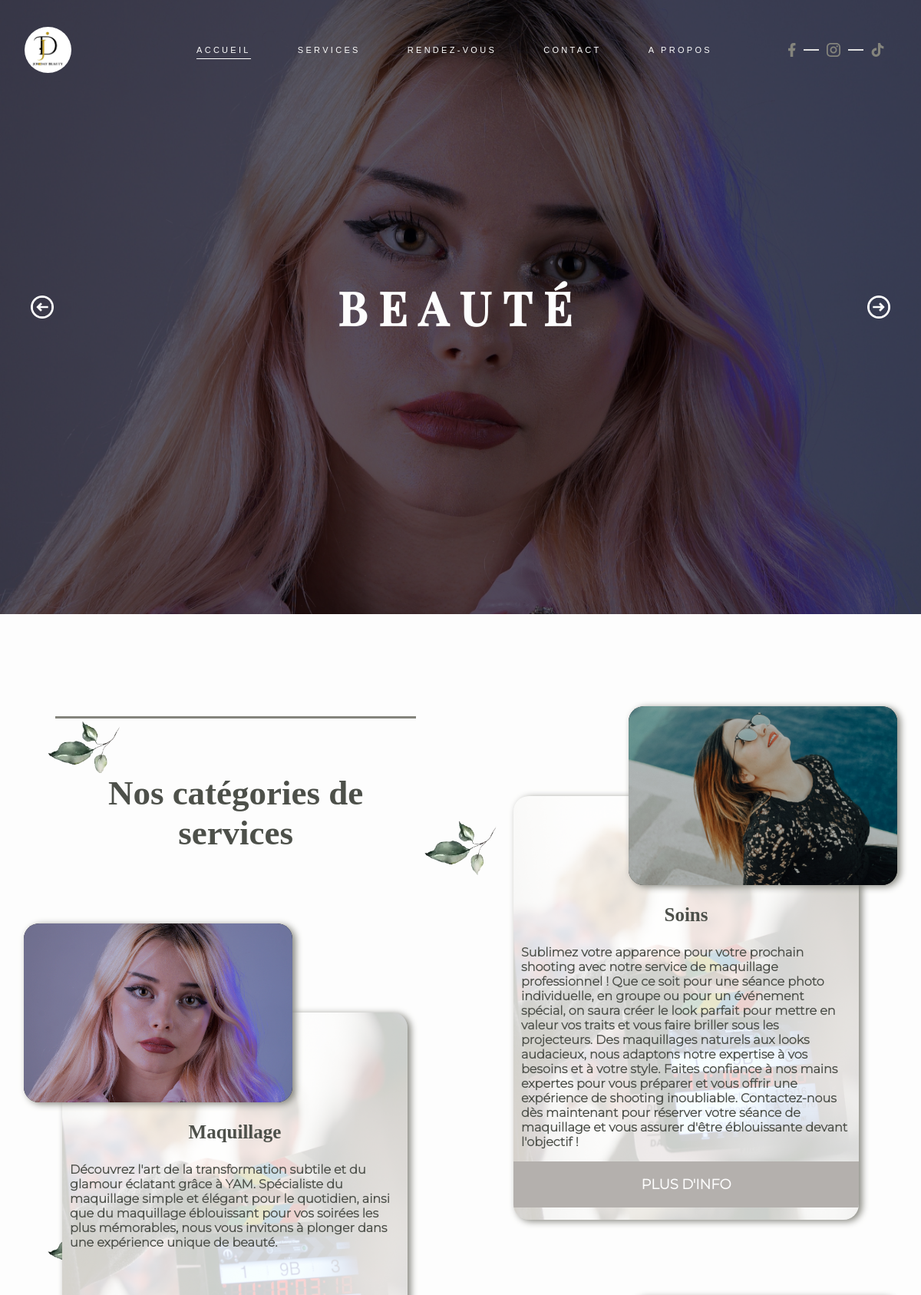
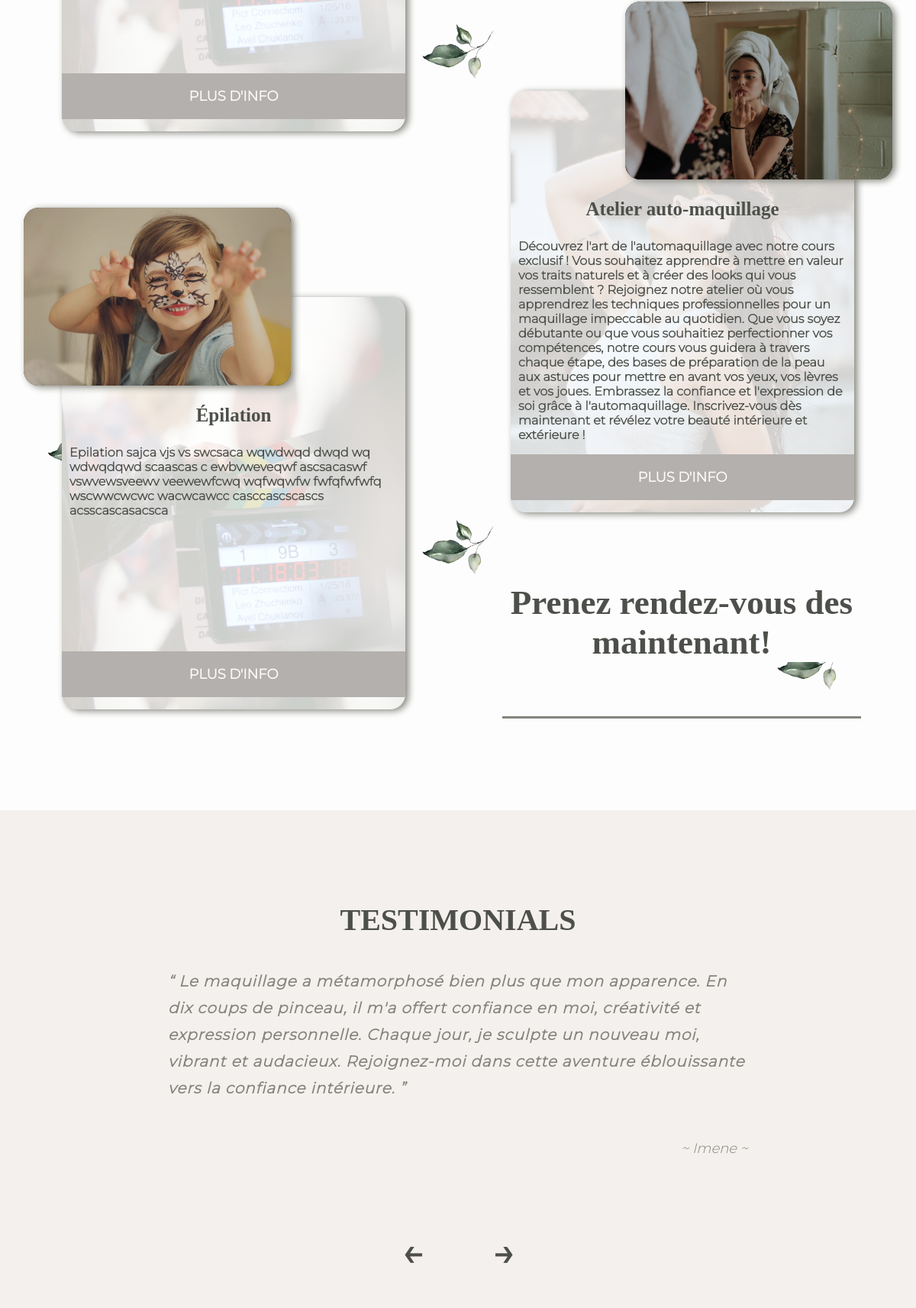
The page / (upper part) on the database its author committed (2 pictures, top to bottom).
### landing/models.py (models this page shows, shortened)
class HomeCarousel(models.Model):
    text = models.CharField(max_length=64)
    image = models.CharField(max_length=64)
    order = models.IntegerField(unique=True)

class About(models.Model):
    nom = models.CharField(max_length=64)
    numero = models.CharField(max_length=64)
    email = models.CharField(max_length=64)
    nom_insta = models.CharField(max_length=64)
    lien_insta = models.CharField(max_length=64)
    nom_facebook = models.CharField(max_length=64)
    lien_facebook = models.CharField(max_length=64)
    nom_tiktok = models.CharField(max_length=64)
    lien_tiktok = models.CharField(max_length=64)
    image = models.CharField(max_length=64)
    pourquoi_moi_image = models.CharField(max_length=64)
    quote = models.TextField()
    order = models.IntegerField(unique=True)

class Categorie(models.Model):
    nom = models.CharField(max_length=64)
    image = models.CharField(max_length=64)
    background_image = models.CharField(max_length=64)
    description = models.TextField()
    order_on_home = models.IntegerField(unique=True)

class Temoignage(models.Model):
    nom = models.CharField(max_length=64)
    message = models.TextField()
    order = models.IntegerField(unique=True)

### landing/views.py (the view, shortened to what this page needs)
# urls.py: 2. Add a URL to urlpatterns:  path('', views.home, name='home')
def home(request):
    about = About.objects.all().order_by('order')
    about = about[0]
    carousel = HomeCarousel.objects.all().order_by('order')[:3]
    for element in carousel:
        element.image = 'img/' + element.image
    categories_all = Categorie.objects.all().order_by('order_on_home')
    for categorie in categories_all:
        categorie.service = categorie.services.all()
        categorie.image = 'img/' + categorie.image
        categorie.background_image = 'img/' + categorie.background_image
    length = len(categories_all)
    len1 = round(length / 2)
    class categorie_class():
        def __init__(self):
            self.categories = []
            self.length = 0
    left = categorie_class()
    for i in range(len1):
        left.categories.append(categories_all[i])
        left.categories[i].order = i + 1
    left.length = len(left.categories)
    right = categorie_class()
    for i in range(len1, length):
        j = i - len1
        right.categories.append(categories_all[i])
        right.categories[j].order = j + 1
    right.length = len(right.categories)
    testimonials = Temoignage.objects.all().order_by('order')[:3]
    return render(request, 'landing/home.html', {
        'carousel' : carousel,
        'left': left,
        'right': right,
        'testimonials' : testimonials,
        'about' : about,
        'home' : True
    })

### landing/templates/landing/home.html (shortened to what this page needs)
{% extends 'landing/layout.html' %}
{% block head %}
    {% load static %}
    <link rel="stylesheet" href="{% static 'css/home.css' %}">
{% endblock %}
{% block before_nav %}
    <div id="bg-home">
        {% for element in carousel %}
            <img src="{% static element.image %}">
        {% endfor %}
    </div>
{% endblock %}
{% block body %}
    <main>
        <header class="carousel">
            <img src="{% static 'img/go_back.png' %}" id="precedent">
            {% for element in carousel %}
                {% if element.order == 1 %}
                    <h1 class="title" style="display: block; opacity: 1;">{{ element.text }}</h1>
                {% else %}
                    <h1 class="title">{{ element.text }}</h1>
                {% endif %}
            {% endfor %}
            <img src="{% static 'img/go_forth.png' %}" id="suivant">
        </header>
        <div id="services-container">
            <div id="services">
                <div class="services-part mb-100_mb">
                    <div class="services-title ml-auto mb-20" style="border-top: solid 3px var(--grey);">
                        <h1>Nos catégories de services</h1>
                    </div>
                    {% for categorie in left.categories %}
                        {% if categorie.order == 1 %}
                            <article class="service mt-0">
                        {% elif categorie.order == left.length %}
                            <article class="service mb-0">
                        {% else %}
                            <article class="service">
                        {% endif %}
                            <div class="service-title-container">
                                <div class="service-title">
                                    <div class="service-title-image">
                                        <img src="{% static categorie.image %}" alt="">
                                    </div>
                                </div>
                            </div>
                            <div class="service-info">
                                <img src="{% static categorie.background_image %}" alt="">
                                <div class="service-info-text">
                                    <h3>{{ categorie.nom }}</h3>
                                    <p>
                                        {{ categorie.description | safe }}
                                    </p>
                                </div>
                                <div class="service-info-button" id="{{ categorie.id }}"
                                onclick="window.location.pathname = '/categories/' + this.id">
                                    <p>PLUS D'INFO</p>
                                </div>
                            </div>
                        </article>
                    {% endfor %}
                </div>
                <div class="services-part">
                    {% for categorie in right.categories %}
                        {% if categorie.order == 1 %}
                            <article class="service mt-0">
                        {% elif categorie.order == right.length %}
                            <article class="service mb-0">
                        {% else %}
                            <article class="service">
                        {% endif %}
                            <div class="service-title-container" style="left: auto; right: 0;">
                                <div class="service-title">
                                    <div class="service-title-image">
                                        <img src="{% static categorie.image %}" alt="">
                                    </div>
                                </div>
                            </div>
                            <div class="service-info" style="margin-left: 0; margin-right: auto;">
                                <img src="{% static categorie.background_image %}" alt="">
                                <div class="service-info-text">
                                    <h3>{{ categorie.nom }}</h3>
                                    <p>
                                        {{ categorie.description | safe }}
                                    </p>
                                </div>
                                <div class="service-info-button" id="{{ categorie.id }}"
                                onclick="window.location.pathname = '/categories/' + this.id">
                                    <p>PLUS D'INFO</p>
                                </div>
                            </div>
                        </article>
                    {% endfor %}
                    <div class="services-title mr-auto mt-20" style="border-bottom: solid 3px var(--grey);">
                        <h1>Prenez rendez-vous des maintenant!</h1>
                    </div>
                </div>
            </div>
        </div>
        <div id="testimonials-big-container">
            <div id="testimonials-container">
                <div id="testimonials-title">
                    <h1>TESTIMONIALS</h1>
                </div>
                <div id="testimonials">
                    <div id="testimonials-total">
                        {% for testimonial in testimonials %}
                            <div class="testimonial" style="opacity: 1;">
                                <div class="testimonial-content">
                                    <q>
                                        {{ testimonial.message | safe }}
                                    </q>
                                </div>
                                <div class="testimonial-name">
                                    <i>~ {{ testimonial.nom }} ~</i>
                                </div>
                            </div>
                        {% endfor %}
                    </div>
                </div>
                <div id="testimonials-buttons" style="z-index: 1000; position: relative;">
                    <p id="test-but-pre">&#8592;</p>
                    <p id="test-but-suiv">&#8594;</p>
                </div>
            </div>
        </div>
    </main>
{% endblock %}

### landing/static/nav/nav.css (style rules this page uses)
:root { --white: #FFFFFF; --black: #4d504a; --Rose_Gold: #B76E79; --Ivory_White: #FDFDFD; --Dusty_Rose: #D4A6B1; --Charcoal_Gray: #333333; --grey_border: #e1e1e1; --grey: #84847C; --beige-bg: #f4f0ed; }

### landing/static/footer/footer.css (style rules this page uses)
:root { --white: #FFFFFF; --black: #4d504a; --Rose_Gold: #B76E79; --Ivory_White: #FDFDFD; --Dusty_Rose: #D4A6B1; --Charcoal_Gray: #333333; --grey_border: #e1e1e1; --grey: #84847C; --beige-bg: #f4f0ed; --padding-glob: 40px; }

### rows shown on the page
HomeCarousel: image (picture), text "BEAUTÉ"
Categorie: image (picture), background_image (picture), nom "Maquillage", description "Découvrez l'art de la transformation subtile et du glamour éclatant grâce à YAM. Spécialiste du maquillage simple et élégant pour le quotidien, ainsi que du maquillage éblouissant pour vos soirées les plus mémorables, nous vous invitons à plonger dans une expérience unique de beauté."
Categorie: image (picture), background_image (picture), nom "Épilation", description "Epilation sajca vjs vs swcsaca wqwdwqd dwqd wq wdwqdqwd scaascas c ewbvweveqwf ascsacaswf vswvewsveewv veewewfcwq wqfwqwfw fwfqfwfwfq wscwwcwcwc wacwcawcc casccascscascs acsscascasacsca"
Categorie: image (picture), background_image (picture), nom "Soins", description "Sublimez votre apparence pour votre prochain shooting avec notre service de maquillage professionnel ! Que ce soit pour une séance photo individuelle, en groupe ou pour un événement spécial, on saura créer le look parfait pour mettre en valeur vos traits et vous faire briller sous les projecteurs. Des maquillages naturels aux looks audacieux, nous adaptons notre expertise à vos besoins et à votre style. Faites confiance à nos mains expertes pour vous préparer et vous offrir une expérience de shooting inoubliable. Contactez-nous dès maintenant pour réserver votre séance de maquillage et vous assurer d'être éblouissante devant l'objectif !"
Categorie: image (picture), background_image (picture), nom "Atelier auto-maquillage", description "Découvrez l'art de l'automaquillage avec notre cours exclusif ! Vous souhaitez apprendre à mettre en valeur vos traits naturels et à créer des looks qui vous ressemblent ? Rejoignez notre atelier où vous apprendrez les techniques professionnelles pour un maquillage impeccable au quotidien. Que vous soyez débutante ou que vous souhaitiez perfectionner vos compétences, notre cours vous guidera à travers chaque étape, des bases de préparation de la peau aux astuces pour mettre en avant vos yeux, vos lèvres et vos joues. Embrassez la confiance et l'expression de soi grâce à l'automaquillage. Inscrivez-vous dès maintenant et révélez votre beauté intérieure et extérieure !"
Temoignage: message "Le maquillage a métamorphosé bien plus que mon apparence. En dix coups de pinceau, il m'a offert confiance en moi, créativité et expression personnelle. Chaque jour, je sculpte un nouveau moi, vibrant et audacieux. Rejoignez-moi dans cette aventure éblouissante vers la confiance intérieure.", nom "Imene"
